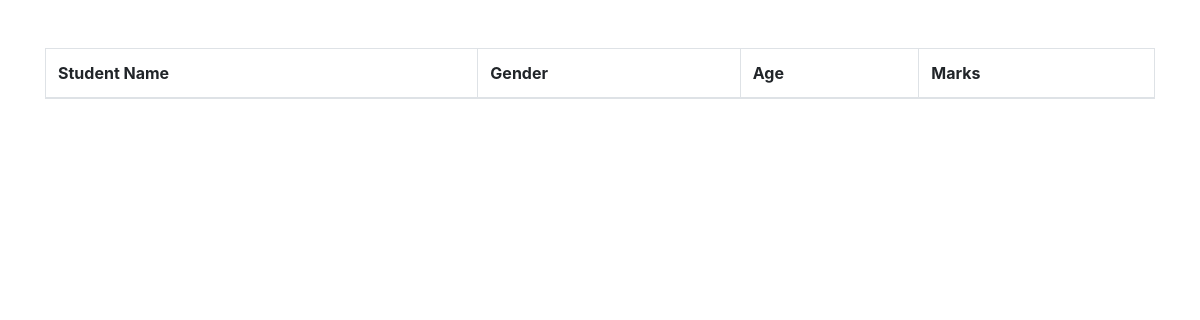
The page /formset/student/list on the database as committed earlier.
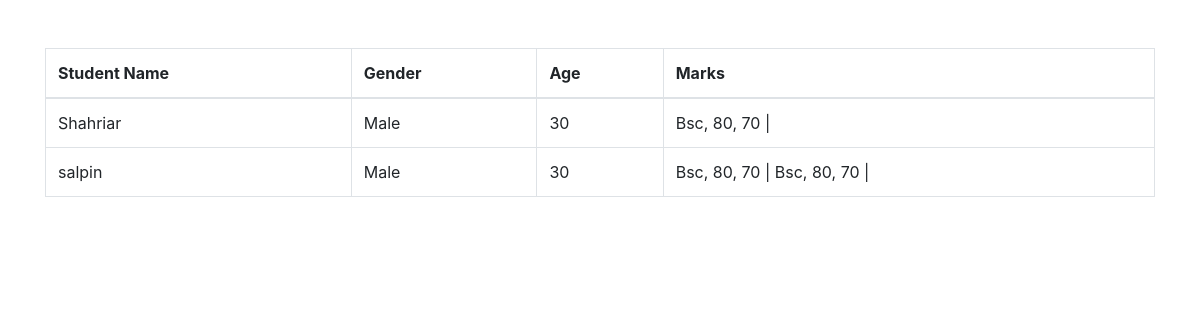
The same page on the database as committed later.
### multiformset/models.py (models this page shows, shortened)
class Student(models.Model):
    name = models.CharField(max_length=64)
    gender = models.CharField(max_length=16, choices=GENDER, default='Male')
    age = models.CharField(max_length=3)
    class Meta:
        db_table = "students"

class Mark(models.Model):
    student = models.ForeignKey(Student, related_name='marks', on_delete=models.CASCADE)
    class_name = models.CharField(max_length=32)
    english = models.CharField(max_length=3)
    bangla = models.CharField(max_length=3)
    class Meta:
        db_table = "marks"

### multiformset/views.py (the view)
# urls.py: path('formset/student/list', list, name='formset_list'),
def list(request):
    datas = Student.objects.all()
    return render(request, 'multi_forms/list.html', {'datas': datas})

### templates/multi_forms/list.html (shortened to what this page needs)
<!doctype html>
<html lang="en">
  <head>
    <link rel="stylesheet" href="https://stackpath.bootstrapcdn.com/bootstrap/4.5.0/css/bootstrap.min.css">
  </head>
  <body>
   <div class="container py-5">
     <div class="row">
       <div class="col-md-12">
        <table class="table table-bordered">
          <thead>
            <th>Student Name</th>
            <th>Gender</th>
            <th>Age</th>
            <th>Marks</th>
          </thead>
          <tbody>
            {% for data in datas %}
              <tr>
                  <td>{{ data.name }}</td>
                  <td>{{ data.gender }}</td>
                  <td>{{ data.age }}</td>
                  <td colspan="4">
                    {% for mark in data.marks.all %}
                      {{ mark.class_name }},
                      {{ mark.english }},
                      {{ mark.bangla }} |
                    {% endfor %}
                  </td>
              </tr>
            {% endfor %}
          </tbody>
        </table>
       </div>
     </div>
   </div>
  </body>
</html>

Rows that differ between the two databases and show on the page:
added Student: name "Shahriar", gender "Male", age "30"
added Mark: class_name "Bsc", english "80", bangla "70", shown under "Shahriar"
added Student: name "salpin", gender "Male", age "30"
added Mark: class_name "Bsc", english "80", bangla "70", shown under "salpin"
added Mark: class_name "Bsc", english "80", bangla "70", shown under "salpin"
